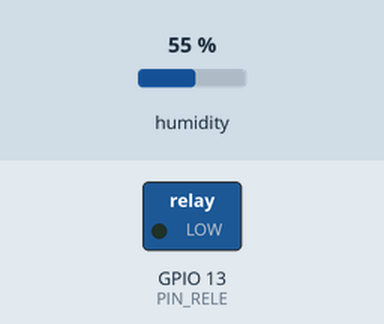
Bench run of a sketch on a simulated ESP32. Shown: switched loads named in the sketch (green lamp = pin HIGH). The test bench sets the inputs (shaded band); at power-on: humidity 55 %.

Above: at 1.8 s.
1.9 s: humidity set to 73 %
3.4 s: humidity set to 76 %
At 4.6 s:
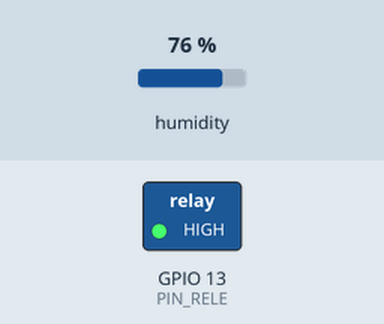
5.6 s: humidity set to 62 %
7.3 s: humidity set to 59 %
At 9.3 s:
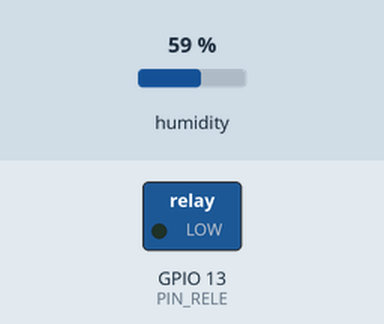
9.6 s: humidity set to 88 %
At 11.2 s:
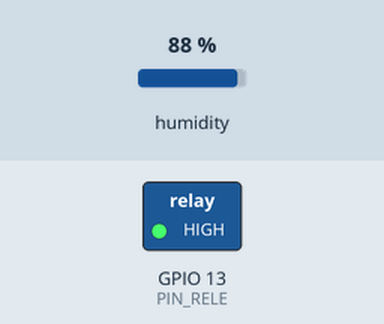
Timing chart, 0 to 12.7 s (numbered marks = the images above; inputs shaded):
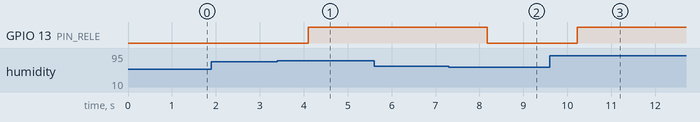

Measured:
- the behaviour switches between 74 and 75 % on humidity (found by bisection; images 0 and 1)
- the behaviour switches between 61 and 60 % on humidity (found by bisection; images 1 and 2)
- after the input at 1.9 s, every drawn part: stays the same
- after the input at 3.4 s, GPIO 13 (PIN_RELE): LOW → HIGH after 0.70 s
- after the input at 5.6 s, every drawn part: stays the same
- after the input at 7.3 s, GPIO 13 (PIN_RELE): HIGH → LOW after 0.88 s
- after the input at 9.6 s, GPIO 13 (PIN_RELE): LOW → HIGH after 0.62 s

The sketch:

control_humedad.ino
```cpp
// Esqueleto lógico del control de humedad.
// Integrar con LVGL/GUI específica del ONX2432G028.
#include <Wire.h>
#include <Adafruit_SHT31.h>

Adafruit_SHT31 interior = Adafruit_SHT31();
Adafruit_SHT31 exterior = Adafruit_SHT31();

constexpr int PIN_RELE = 13;
constexpr float RH_ON  = 75.0;
constexpr float RH_OFF = 60.0;
bool extractor = false;

void setup() {
  Wire.begin(8, 7); // SDA=GPIO8, SCL=GPIO7
  interior.begin(0x44);
  exterior.begin(0x45);
  pinMode(PIN_RELE, OUTPUT);
}

void loop() {
  float rh = interior.readHumidity();

  if (!extractor && rh >= RH_ON) extractor = true;
  if ( extractor && rh <= RH_OFF) extractor = false;

  digitalWrite(PIN_RELE, extractor ? HIGH : LOW); // invertir si relé activo LOW
  delay(1000);
}
```
